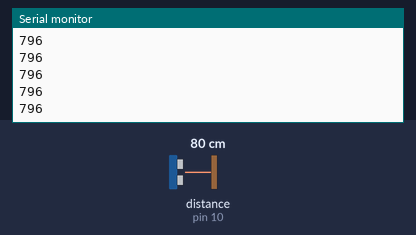
A sketch run on a simulated Arduino Uno, built with avr-gcc and run on an emulated ATmega328P. On the bench: the last lines printed to the serial monitor. Wiring (inferred from the names in the program): ultrasonic range finder: trigger pin 9; echo pin 10. The inputs (shaded band) are chosen by the test bench; at power-on: distance to the obstacle (sensor on pin 10) 80 cm. The echo pulse lasts 58.3 µs per cm.

Above: at 1.2 s.
1.3 s: distance to the obstacle (sensor on pin 10) set to 2 cm
At 1.48 s:
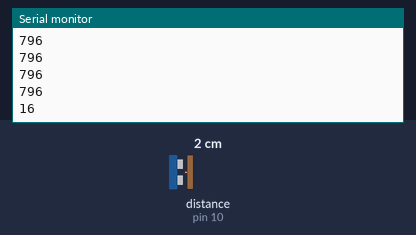
2.8 s: distance to the obstacle (sensor on pin 10) set to 4 cm
At 2.89 s:
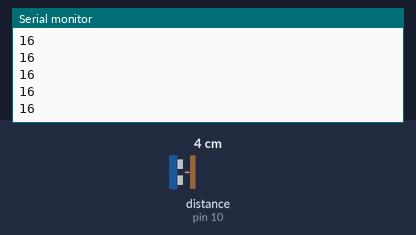
Timing chart, 0 to 5.8 s (numbered marks = the images above; inputs shaded):
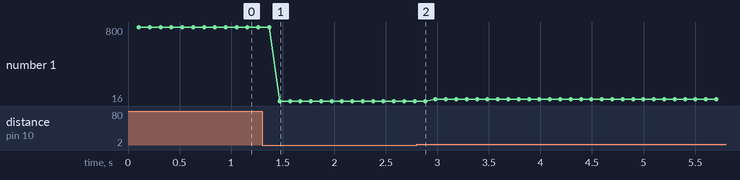

The sketch:

ultrasonic_to_python.ino
```cpp
int x;
const int trigPin = 9;
const int echoPin = 10;
float duration, distance;

void setup() {
	pinMode(trigPin, OUTPUT);
	pinMode(echoPin, INPUT);
	Serial.begin(9600);
  //Serial.setTimeout(1);
}

void loop() {

    digitalWrite(trigPin, LOW);
    delayMicroseconds(2);
    digitalWrite(trigPin, HIGH);
    delayMicroseconds(10);
    digitalWrite(trigPin, LOW);

    duration = pulseIn(echoPin, HIGH);
    distance = (duration*.343)/2;
    //Serial.print("Distance: ");
    //Serial.println(distance);
    delay(100);

    x = int(distance);
    Serial.println(x);
}
```

Measured:
- after the input at 1.3 s, the serial monitor: prints a new line after 0.17 s (image 1)
- plotted number 1: 796 → 16 after the input at 1.3 s, 16 → 37 after the input at 2.8 s
